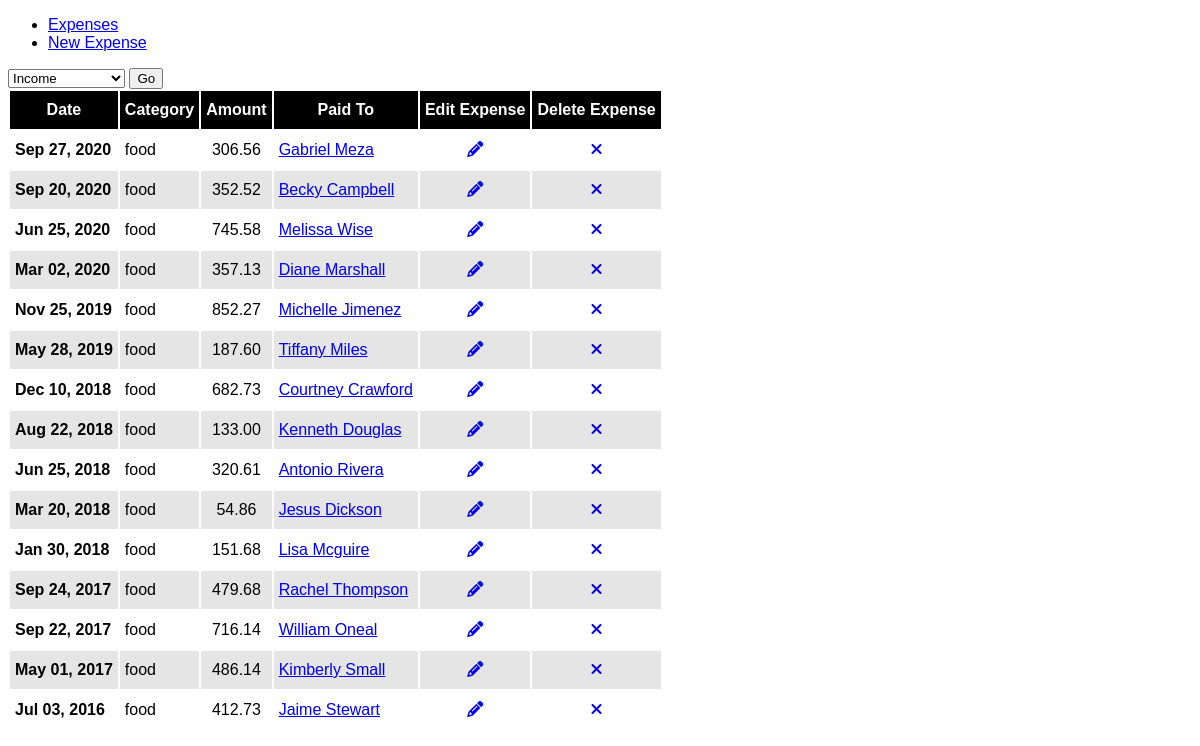
/expense/food, run on the app's committed database.
### application.py (models this page shows)
class Expense_Category(db.Model):
    __tablename__ = "expense_category"
    id = db.Column(db.Integer, primary_key=True)
    name = db.Column(db.Unicode)
    color = db.Column(db.Unicode)

class Expense(db.Model):
    __tablename__ = "expenses"
    id = db.Column(db.Integer, primary_key=True)
    item = db.Column(db.Unicode)
    amount = db.Column(db.Float)
    paid_to = db.Column(db.Unicode)
    category = db.Column(db.Unicode)
    date = db.Column(db.Date)
    description = db.Column(db.Unicode)

### application.py (the view)
@application.route("/expense/<string:category>", methods=["GET", "POST"])
def category(category):
    if request.method == "POST" and request.form["category"]:
        return redirect(url_for('category', category=request.form["category"]))
    expenses = Expense.query.filter(Expense.category == category).order_by(Expense.date.desc()).all()
    return render_template("list.html", expenses=expenses, categories=get_expense_category(), selected=category)

### application.py (called while the page is built)
def get_expense_category():
    expense_category = Expense_Category.query.all()
    expense_category_data = {}
    for column in expense_category:
        expense_category_data.update({
            str(column.id): {
                "name": column.name,
                "color": column.color
            }
        })
    return expense_category_data

### templates/list.html (shortened to what this page needs)
{% extends "layout.html" %}
{% block body %}
<form method="POST">
    <select name="category">
        {% for category in categories %}
            {% if category == selected %}
            <option value="{{ categories[category].name }}" selected>{{ categories[category].name }}</option>
            {% else %}
            <option value="{{ categories[category].name }}">{{ categories[category].name }}</option>
            {% endif %}
        {% endfor %}
    </select>
    <input type="submit" value="Go" />
</form>
<table id="expense-list">
    <tr id="head-row">
        <th>Date</th>
        <th>Category</th>
        <th>Amount</th>
        <th>Paid To</th>
        <th>Edit Expense</th>
        <th>Delete Expense</th>
    </tr>
{% for expense in expenses %}
<tr>
    <td>{{ expense.date.strftime("%b %d, %Y") }}</td>
    <td align="left">{{ expense.category }}</td>
    <td align="center">{{ "%0.2f" | format(expense.amount) }}</td>
    <td><a href="{{ url_for('detail', id=expense.id) }}">{{ expense.paid_to }}</a></td>
    <td align="center"><a href="{{ url_for('edit', id=expense.id) }}"><i class="fa fa-pencil" aria-hidden="true"></i></a></td>
    <td align="center"><a href="#" class="delete" data="{{ expense.id }}"><i class="fa fa-times" aria-hidden="true"></i></a></td>
</tr>
{% endfor %}
</table>
{% endblock %}

### static/style.css (style rules this page uses)
* { font-family: helvetica; }
#expense-list tr:nth-child(odd) { background-color: rgba(0,0,0,0.1); }
#head-row { background-color: black!important; color: white; }
#expense-list td, #expense-list th { padding: 10px 5px; }
#expense-list tr td:nth-child(1) { font-weight: 700; }

### data on the page
Expense_Category: category "Income"
Expense: date "Sep 27, 2020", category "food", amount "306.56", paid_to "Gabriel Meza"
Expense: date "Sep 20, 2020", category "food", amount "352.52", paid_to "Becky Campbell"
Expense: date "Jun 25, 2020", category "food", amount "745.58", paid_to "Melissa Wise"
Expense: date "Mar 02, 2020", category "food", amount "357.13", paid_to "Diane Marshall"
Expense: date "Nov 25, 2019", category "food", amount "852.27", paid_to "Michelle Jimenez"
Expense: date "May 28, 2019", category "food", amount "187.60", paid_to "Tiffany Miles"
Expense: date "Dec 10, 2018", category "food", amount "682.73", paid_to "Courtney Crawford"
Expense: date "Aug 22, 2018", category "food", amount "133.00", paid_to "Kenneth Douglas"
Expense: date "Jun 25, 2018", category "food", amount "320.61", paid_to "Antonio Rivera"
Expense: date "Mar 20, 2018", category "food", amount "54.86", paid_to "Jesus Dickson"
Expense: date "Jan 30, 2018", category "food", amount "151.68", paid_to "Lisa Mcguire"
Expense: date "Sep 24, 2017", category "food", amount "479.68", paid_to "Rachel Thompson"
Expense: date "Sep 22, 2017", category "food", amount "716.14", paid_to "William Oneal"
Expense: date "May 01, 2017", category "food", amount "486.14", paid_to "Kimberly Small"
Expense: date "Jul 03, 2016", category "food", amount "412.73", paid_to "Jaime Stewart"
